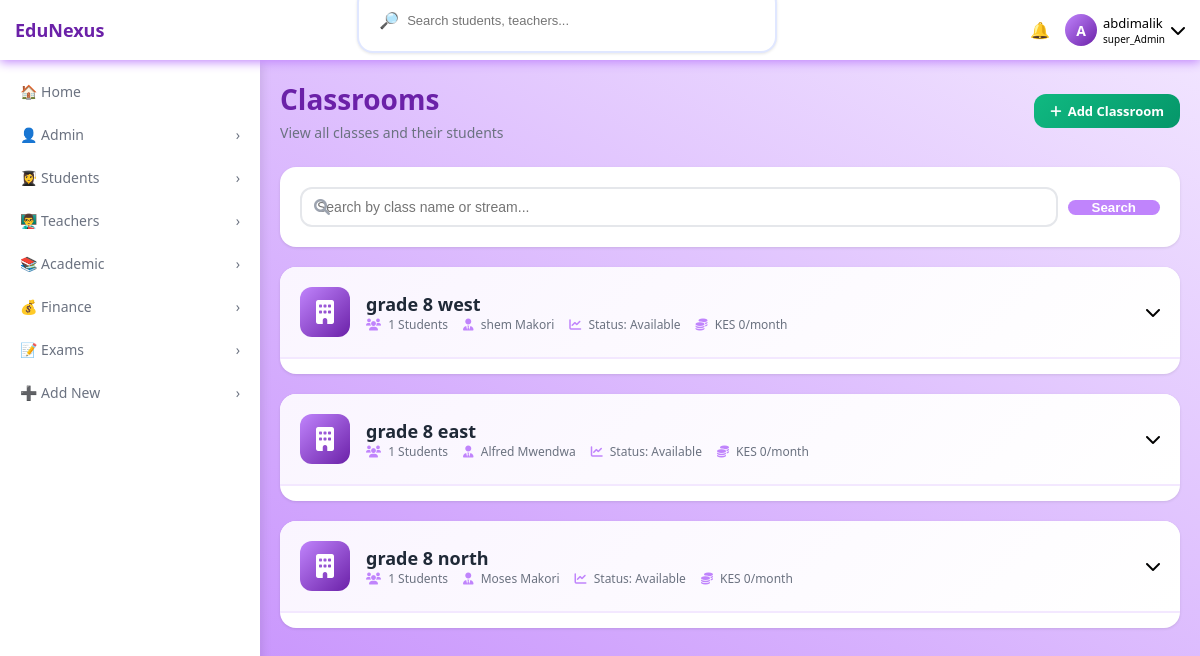
The page /classroom/ (signed in) on the database its author committed.
### accounts/models.py (models this page shows, shortened)
class User(AbstractUser):
    ROLE_CHOICES=(
        ('SUPER_ADMIN','super_Admin'),
        ('ADMIN','admin'),
        ('TEACHER','teacher'),
        ('STUDENT','student'),
        ('PARENT','parent')
    )
    objects=UserManager()
    role=models.CharField(max_length=20,choices=ROLE_CHOICES,default='STUDENT')
    is_approved= models.BooleanField(default=False)
    phone_number=models.CharField(max_length=15,unique=True,null=True,blank=True)

### academic/models.py (models this page shows, shortened)
class Classroom(models.Model):
    name=models.CharField(max_length=50)
    stream=models.CharField(max_length=50,null=True,blank=True)
    fee_amount=models.DecimalField(max_digits=10,decimal_places=2,default=0.00)
    subjects=models.ManyToManyField('Subject',related_name='classrooms',blank=True)
    class_teacher=models.OneToOneField(
        'accounts.User',
        on_delete=models.SET_NULL,
        null=True,
        blank=True,
        limit_choices_to={'role':'TEACHER'},
        related_name='manage_classes'
    )
    def get_students_count(self):
        return self.students.count()
    def get_capacity_status(self):
        count=self.get_students_count()
        if count>=70:
            return"Full"
        elif count>=55:
            return "Nearly Full"
        else:
            return"Available"

### academic/views.py (the view, shortened to what this page needs)
# urls.py: path('classroom/',views.classroom_list,name='classroom_list'),
@login_required
def classroom_list(request):
    user = request.user
    if user.role in ['SUPER_ADMIN', 'ADMIN']:
        classrooms = Classroom.objects.all().select_related('class_teacher')
    elif user.role == 'STUDENT':
        if hasattr(user, 'student_record_records') and user.student_record_records.current_class:
            classrooms = Classroom.objects.filter(id=user.student_record_records.current_class.id)
        else:
            classrooms = Classroom.objects.none()
    elif user.role == 'PARENT':
        from students.models import Students
        children = Students.objects.filter(parents=user)
        classroom_ids = children.exclude(current_class=None).values_list('current_class_id', flat=True).distinct()
        classrooms = Classroom.objects.filter(id__in=classroom_ids)
    else:
        classrooms = Classroom.objects.none()
    return render(request, 'academic/classroom_list.html', {'classrooms': classrooms})

### academic/templates/academic/classroom_list.html (shortened to what this page needs)
{% extends 'base.html' %}
{% load static %}
{% block content %}
<div class="list-header">
    <div class="list-title">
        <h1>Classrooms</h1>
        <p>View all classes and their students</p>
    </div>
    {% if request.user.role == 'SUPER_ADMIN' %}
    <a href="{% url 'add_classroom' %}" class="add-btn">
        <i class="fas fa-plus"></i> Add Classroom
    </a>
    {% endif %}
</div>
<div class="search-container">
    <form method="GET" class="search-form">
        <div class="search-input-wrapper">
            <i class="fas fa-search"></i>
            <input type="text" name="search" placeholder="Search by class name or stream..." value="{{ search_query }}">
        </div>
        <button type="submit" class="search-btn">Search</button>
    </form>
</div>
<div class="classrooms-grid">
    {% for classroom in classrooms %}
    <div class="classroom-card" onclick="toggleStudents('class-{{ classroom.id }}')">
        <div class="card-header">
            <div class="class-icon">
                <i class="fas fa-building"></i>
            </div>
            <div class="class-info">
                <h3>{{ classroom.name }} {% if classroom.stream %}{{ classroom.stream }}{% endif %}</h3>
                <div class="class-meta">
                    <span><i class="fas fa-users"></i> {{ classroom.get_students_count }} Students</span>
                    <span><i class="fas fa-user-tie"></i> {{ classroom.class_teacher.get_full_name|default:"No Teacher" }}</span>
                    <span><i class="fas fa-chart-line"></i> Status: {{ classroom.get_capacity_status }}</span>
                    <span><i class="fas fa-coins"></i> KES {{ classroom.fee_amount|floatformat:0 }}/month</span>
                </div>
            </div>
            <div class="card-arrow">
                <i class="fas fa-chevron-down"></i>
            </div>
        </div>
    </div>
    {% endfor %}
</div>
{% endblock %}

### templates/base.html (shortened to what this page needs)
{% load static %}
<!DOCTYPE html>
<html lang="en">
<head>
    <link rel="stylesheet" href="{% static 'css/style.css' %}">
    <link rel="stylesheet" href="https://cdnjs.cloudflare.com/ajax/libs/font-awesome/6.0.0-beta3/css/all.min.css">
</head>
<body>
    <nav class="top-nav">
        <div class="nav-left">
            <div class="logo">EduNexus</div>
        </div>
        <div class="search-bar">
            <span>🔎</span>
            <input type="text" id="globalSearch" placeholder="Search students, teachers...">
        </div>
        <div class="nav-right">
            <div class="notification-badge" id="notificationBell">
                <span>🔔</span>
            </div>
            <div>
                <div class="user-info" id="userInfoBtn">
                    <div class="avatar-circle">
                        {{ request.user.first_name|first|default:request.user.username|first|upper }}
                    </div>
                    <div>
                        <div class="user-name">{{ request.user.first_name|default:request.user.username }}</div>
                        <div class="user-role">{{ request.user.get_role_display }}</div>
                    </div>
                    <i class="fas fa-chevron-down"></i>
                </div>
            </div>
        </div>
    </nav>
    <aside class="sidebar" id="sidebar">
        <ul>
            {% if request.user.role != 'STUDENT' and request.user.role != 'PARENT' %}
            <li class="menu-item {% if request.resolver_match.url_name == 'dashboard' %}active{% endif %}" data-url="{% url 'dashboard' %}">
                <span class="menu-text">🏠 Home</span>
            </li>
            {% endif %}
           {% if request.user.role == 'SUPER_ADMIN' or request.user.role == 'ADMIN' %}
            <li class="menu-item has-dropdown">
                <span class="menu-text">👤 Admin</span>
                <span class="arrow">›</span>
            </li>
            {% endif %}
            <li class="menu-item has-dropdown">
                <span class="menu-text">👩‍🎓 Students</span>
                <span class="arrow">›</span>
            </li>
            {% if request.user.role != 'PARENT' and request.user.role != 'STUDENT' %}
            <li class="menu-item has-dropdown">
                <span class="menu-text">👨‍🏫 Teachers</span>
                <span class="arrow">›</span>
            </li>
            {% endif %}
            <li class="menu-item has-dropdown">
                <span class="menu-text">📚 Academic</span>
                <span class="arrow">›</span>
            </li>
            {% if request.user.role != 'TEACHER' %}
            <li class="menu-item has-dropdown">
                <span class="menu-text">💰 Finance</span>
                <span class="arrow">›</span>
            </li>
            {% endif %}
            <li class="menu-item has-dropdown">
                <span class="menu-text">📝 Exams</span>
                <span class="arrow">›</span>
            </li>
            {% if request.user.role == 'SUPER_ADMIN' %}
            <li class="menu-item has-dropdown">
                <span class="menu-text">➕ Add New</span>
                <span class="arrow">›</span>
            </li>
            {% endif %}
        </ul>
    </aside>
    <main class="main-content">
        {% block content %}
        {% endblock %}
    </main>
</body>
</html>

### rows shown on the page
User: user.first_name|first "A", user.first_name "abdimalik", user.role "super_Admin"
Classroom: name "grade 8", stream "west", get_students_count "1", class_teacher.get_full_name "shem Makori", get_capacity_status "Available", fee_amount "0"
Classroom: name "grade 8", stream "east", get_students_count "1", class_teacher.get_full_name "Alfred Mwendwa", get_capacity_status "Available", fee_amount "0"
Classroom: name "grade 8", stream "north", get_students_count "1", class_teacher.get_full_name "Moses Makori", get_capacity_status "Available", fee_amount "0"
